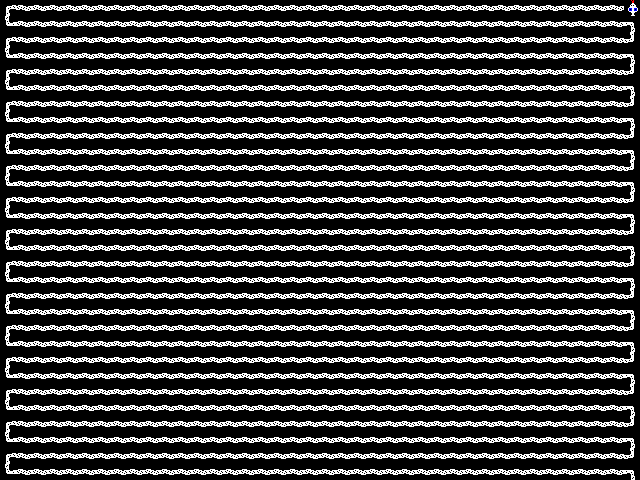

A 2D game scene composited from a Tiled map and its tileset images. What follows is a short description and the map's XML, with every tile layer's data as written:
An orthogonal 40x30 tile map with 16x16 px tiles, 1 tile layer (Kachelebene 1).

<map version="1.2" tiledversion="1.3.3" orientation="orthogonal" renderorder="right-down" width="40" height="30" tilewidth="16" tileheight="16" infinite="0" nextlayerid="2" nextobjectid="1">
 <tileset firstgid="1" source="myPONG.tsx" />
 <layer id="1" name="Kachelebene 1" width="40" height="30">
  <data encoding="csv">
82,86,86,86,86,86,86,86,86,86,86,86,86,86,86,86,86,86,86,86,86,86,86,86,86,86,86,86,86,86,86,86,86,86,86,86,86,86,86,24,
18,86,86,86,86,86,86,86,86,86,86,86,86,86,86,86,86,86,86,86,86,86,86,86,86,86,86,86,86,86,86,86,86,86,86,86,86,86,86,81,
82,86,86,86,86,86,86,86,86,86,86,86,86,86,86,86,86,86,86,86,86,86,86,86,86,86,86,86,86,86,86,86,86,86,86,86,86,86,86,17,
18,86,86,86,86,86,86,86,86,86,86,86,86,86,86,86,86,86,86,86,86,86,86,86,86,86,86,86,86,86,86,86,86,86,86,86,86,86,86,81,
82,86,86,86,86,86,86,86,86,86,86,86,86,86,86,86,86,86,86,86,86,86,86,86,86,86,86,86,86,86,86,86,86,86,86,86,86,86,86,17,
18,86,86,86,86,86,86,86,86,86,86,86,86,86,86,86,86,86,86,86,86,86,86,86,86,86,86,86,86,86,86,86,86,86,86,86,86,86,86,81,
82,86,86,86,86,86,86,86,86,86,86,86,86,86,86,86,86,86,86,86,86,86,86,86,86,86,86,86,86,86,86,86,86,86,86,86,86,86,86,17,
18,86,86,86,86,86,86,86,86,86,86,86,86,86,86,86,86,86,86,86,86,86,86,86,86,86,86,86,86,86,86,86,86,86,86,86,86,86,86,81,
82,86,86,86,86,86,86,86,86,86,86,86,86,86,86,86,86,86,86,86,86,86,86,86,86,86,86,86,86,86,86,86,86,86,86,86,86,86,86,17,
18,86,86,86,86,86,86,86,86,86,86,86,86,86,86,86,86,86,86,86,86,86,86,86,86,86,86,86,86,86,86,86,86,86,86,86,86,86,86,81,
82,86,86,86,86,86,86,86,86,86,86,86,86,86,86,86,86,86,86,86,86,86,86,86,86,86,86,86,86,86,86,86,86,86,86,86,86,86,86,17,
18,86,86,86,86,86,86,86,86,86,86,86,86,86,86,86,86,86,86,86,86,86,86,86,86,86,86,86,86,86,86,86,86,86,86,86,86,86,86,81,
82,86,86,86,86,86,86,86,86,86,86,86,86,86,86,86,86,86,86,86,86,86,86,86,86,86,86,86,86,86,86,86,86,86,86,86,86,86,86,17,
18,86,86,86,86,86,86,86,86,86,86,86,86,86,86,86,86,86,86,86,86,86,86,86,86,86,86,86,86,86,86,86,86,86,86,86,86,86,86,81,
82,86,86,86,86,86,86,86,86,86,86,86,86,86,86,86,86,86,86,86,86,86,86,86,86,86,86,86,86,86,86,86,86,86,86,86,86,86,86,17,
18,86,86,86,86,86,86,86,86,86,86,86,86,86,86,86,86,86,86,86,86,86,86,86,86,86,86,86,86,86,86,86,86,86,86,86,86,86,86,81,
82,86,86,86,86,86,86,86,86,86,86,86,86,86,86,86,86,86,86,86,86,86,86,86,86,86,86,86,86,86,86,86,86,86,86,86,86,86,86,17,
18,86,86,86,86,86,86,86,86,86,86,86,86,86,86,86,86,86,86,86,86,86,86,86,86,86,86,86,86,86,86,86,86,86,86,86,86,86,86,81,
82,86,86,86,86,86,86,86,86,86,86,86,86,86,86,86,86,86,86,86,86,86,86,86,86,86,86,86,86,86,86,86,86,86,86,86,86,86,86,17,
18,86,86,86,86,86,86,86,86,86,86,86,86,86,86,86,86,86,86,86,86,86,86,86,86,86,86,86,86,86,86,86,86,86,86,86,86,86,86,81,
82,86,86,86,86,86,86,86,86,86,86,86,86,86,86,86,86,86,86,86,86,86,86,86,86,86,86,86,86,86,86,86,86,86,86,86,86,86,86,17,
18,86,86,86,86,86,86,86,86,86,86,86,86,86,86,86,86,86,86,86,86,86,86,86,86,86,86,86,86,86,86,86,86,86,86,86,86,86,86,81,
82,86,86,86,86,86,86,86,86,86,86,86,86,86,86,86,86,86,86,86,86,86,86,86,86,86,86,86,86,86,86,86,86,86,86,86,86,86,86,17,
18,86,86,86,86,86,86,86,86,86,86,86,86,86,86,86,86,86,86,86,86,86,86,86,86,86,86,86,86,86,86,86,86,86,86,86,86,86,86,81,
82,86,86,86,86,86,86,86,86,86,86,86,86,86,86,86,86,86,86,86,86,86,86,86,86,86,86,86,86,86,86,86,86,86,86,86,86,86,86,17,
18,86,86,86,86,86,86,86,86,86,86,86,86,86,86,86,86,86,86,86,86,86,86,86,86,86,86,86,86,86,86,86,86,86,86,86,86,86,86,81,
82,86,86,86,86,86,86,86,86,86,86,86,86,86,86,86,86,86,86,86,86,86,86,86,86,86,86,86,86,86,86,86,86,86,86,86,86,86,86,17,
18,86,86,86,86,86,86,86,86,86,86,86,86,86,86,86,86,86,86,86,86,86,86,86,86,86,86,86,86,86,86,86,86,86,86,86,86,86,86,81,
82,86,86,86,86,86,86,86,86,86,86,86,86,86,86,86,86,86,86,86,86,86,86,86,86,86,86,86,86,86,86,86,86,86,86,86,86,86,86,17,
18,86,86,86,86,86,86,86,86,86,86,86,86,86,86,86,86,86,86,86,86,86,86,86,86,86,86,86,86,86,86,86,86,86,86,86,86,86,86,81
</data>
 </layer>
</map>
